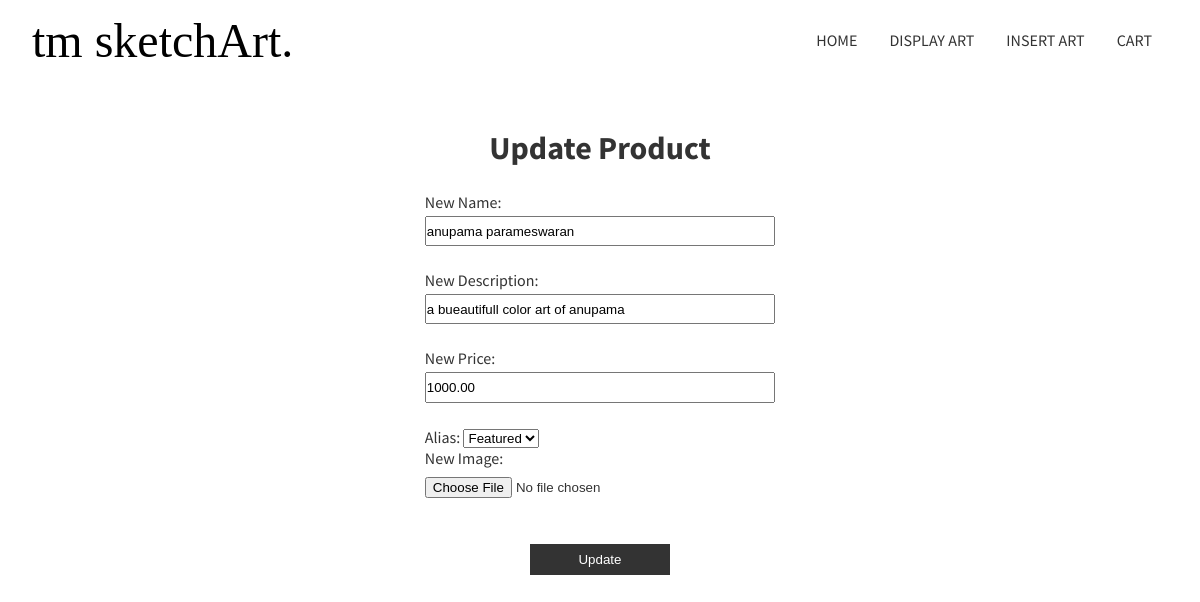
Page /admin/update_product.php?productID=1 on the committed database.
### tables this page shows
CREATE TABLE `product` (
  `productID` int(11) NOT NULL,
  `name` varchar(200) NOT NULL,
  `price` decimal(12,2) NOT NULL,
  `description` text NOT NULL,
  `image` varchar(200) NOT NULL,
  `alias` varchar(200) DEFAULT NULL
);

### admin/update_product.php (the view, shortened to what this page needs)
<!DOCTYPE html>
<html lang="en">
<head>
    <link rel="stylesheet" href="../css/style.css">
</head>
<body>
 <div class="navigation">
            <div class="navbar">
                <div class="logo">
                    tm sketchArt.
                </div>
                <ul>
                    <li><a href="index.php">Home</a></li>
                    <li><a href="./dispplay_product.php">Display Art</a></li>
                    <li><a href="./insert_product.php">Insert Art</a></li>
                    <li><a href="cart.php">Cart</a></li>
                </ul>
            </div>
        </div>
    <?php
  $conn = new mysqli('localhost', 'root', '', 'tmart');
  if (isset($_GET['productID'])) {
    $id = $_GET['productID'];
    $sql = "SELECT * FROM product WHERE productID = $id";
    $result = $conn->query($sql);
    if ($result->num_rows > 0) {
      $row = $result->fetch_assoc();
      $old_name = $row['name'];
      $old_desc = $row['description'];
      $old_price = $row['price'];
      $old_alias = $row['alias'];
    } else {
      echo "No product found with ID: $id";
    }
  } else {
    echo "No product ID provided";
  }
?>
    <form method="post" enctype="multipart/form-data">
		<div class="user-container">
		  <h1 id="title">Update Product</h1>
		  <div class="user-form">
        <div>
            <label for="name">New Name:</label>
            <input type="text" id="name" name="name" value="<?php echo $old_name; ?>" required>
        </div><br>
        <div>
            <label for="desc">New Description:</label>
            <input type="text" id="desc" name="desc" value="<?php echo $old_desc; ?>" required>
        </div><br>
        <div>
            <label for="price">New Price:</label>
            <input type="text" id="price" name="price" value="<?php echo $old_price; ?>" required>
        </div><br>
        <div>
            <label for="alias">Alias:</label>
            <select id="alias" name="alias" required>
                <option value="featured" <?php echo ($old_alias == 'featured' ? 'selected' : ''); ?>>Featured</option>
            </select>
        </div>
        <div>
            <label for="img">New Image:</label>
            <input type="file" id="img" name="img" accept="image/*">
        </div><br>
        <input type="submit" value="Update">
		</div>
		</div>
    </form>
</body>
</html>

### css/style.css (style rules this page uses)
* { margin: 0; padding: 0; box-sizing: border-box; }
body { background: #fff; color: #333; font-family: "Source Sans Pro", sans-serif; }
.navigation { position: fixed; top: 0; left: 0; display: flex; flex-direction: column; height: 15vh; width: 100%; background: #fff; z-index: 1; }
.navbar { height: 10vh; display: flex; justify-content: space-between; align-items: center; padding: 0 2rem; }
.logo { font-family: "Playfair Display", serif; color: #000; font-size: 3rem; }
.navbar ul { height: 100%; display: flex; align-items: center; list-style: none; }
.navbar ul li a { text-decoration: none; text-transform: uppercase; color: #333; padding: 0.25rem 0.75rem; margin: 0 0.25rem; transition: all 0.3s; }
.user-container { height: 91.5vh; width: 100%; padding: 8rem 1rem 0 1rem; display: flex; flex-direction: column; align-items: center; }
.user-container h1 { margin-bottom: 1.5rem; }
.user-container * { outline: none; }
.user-form { width: 30%; text-align: center; }
.user-form > div { position: relative; text-align: left; }
.user-form > div label { text-align: left; }
.user-form > div input { width: 100%; padding: 0.35rem 0; margin: 0.25rem 0; }
.user-form > input { display: inline-block; width: 40%; margin: 1rem; padding: 0.5rem 0; border: none; background: #333; color: #fff; cursor: pointer; }
form { display: inline; }

### rows in the picture
product: name "anupama parameswaran", desc "a bueautifull color art of anupama", price "1000.00", alias "Featured"
